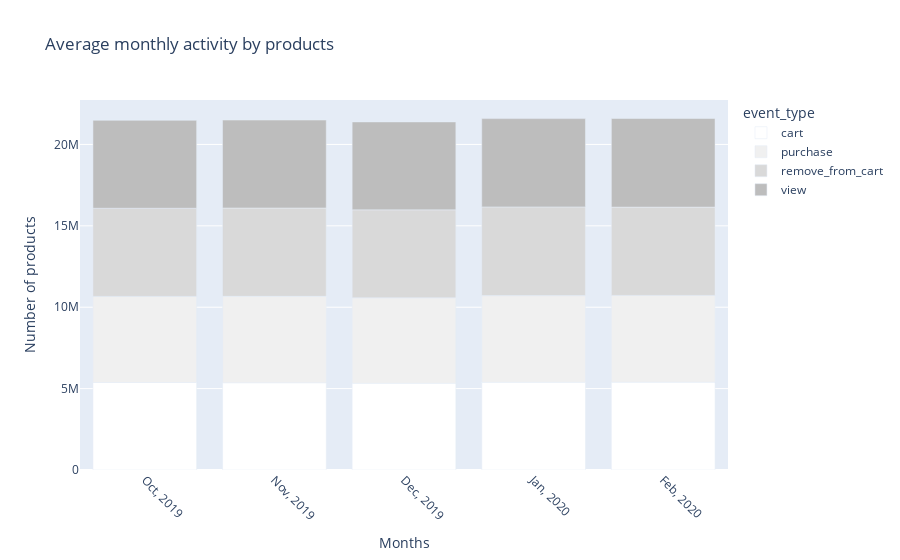

Notebook code for this chart:
### Code cell
fig = px.bar(month_evnt_type['product_id'].unstack(),
      title="Average monthly activity by products",
             labels={"event_time": "Months",
              "value": "Number of products"},
      color_discrete_sequence=px.colors.sequential.Greys)
fig = fig.update_xaxes(type='category', categoryarray= ['10','11','12','1','2']);


fig = fig.update_xaxes(tickangle=45,
                 tickmode = 'array',
                 tickvals = ['10', '11', '12', '1', '2'],
                 ticktext= ['Oct, 2019', 'Nov, 2019', 'Dec, 2019', 'Jan, 2020', 'Feb, 2020'])

fig.show()

### Figure 1 — Plotly figure (JSON) as saved in the notebook; plotly's stock layout.template omitted (floating-point values rounded to 4 significant figures)
{"data": [{"alignmentgroup": "True", "hovertemplate": "event_type=cart<br>Months=%{x}<br>Number of products=%{y}<extra></extra>", "legendgroup": "cart", "marker": {"color": "rgb(255,255,255)"}, "name": "cart", "offsetgroup": "cart", "orientation": "v", "showlegend": true, "textposition": "auto", "type": "bar", "x": [1, 2, 10, 11, 12], "xaxis": "x", "y": [5389000.0, 5394000.0, 5379000.0, 5362000.0, 5327000.0], "yaxis": "y"}, {"alignmentgroup": "True", "hovertemplate": "event_type=purchase<br>Months=%{x}<br>Number of products=%{y}<extra></extra>", "legendgroup": "purchase", "marker": {"color": "rgb(240,240,240)"}, "name": "purchase", "offsetgroup": "purchase", "orientation": "v", "showlegend": true, "textposition": "auto", "type": "bar", "x": [1, 2, 10, 11, 12], "xaxis": "x", "y": [5328000.0, 5330000.0, 5286000.0, 5307000.0, 5255000.0], "yaxis": "y"}, {"alignmentgroup": "True", "hovertemplate": "event_type=remove_from_cart<br>Months=%{x}<br>Number of products=%{y}<extra></extra>", "legendgroup": "remove_from_cart", "marker": {"color": "rgb(217,217,217)"}, "name": "remove_from_cart", "offsetgroup": "remove_from_cart", "orientation": "v", "showlegend": true, "textposition": "auto", "type": "bar", "x": [1, 2, 10, 11, 12], "xaxis": "x", "y": [5444000.0, 5427000.0, 5414000.0, 5427000.0, 5399000.0], "yaxis": "y"}, {"alignmentgroup": "True", "hovertemplate": "event_type=view<br>Months=%{x}<br>Number of products=%{y}<extra></extra>", "legendgroup": "view", "marker": {"color": "rgb(189,189,189)"}, "name": "view", "offsetgroup": "view", "orientation": "v", "showlegend": true, "textposition": "auto", "type": "bar", "x": [1, 2, 10, 11, 12], "xaxis": "x", "y": [5427000.0, 5443000.0, 5402000.0, 5404000.0, 5404000.0], "yaxis": "y"}], "layout": {"barmode": "relative", "legend": {"title": {"text": "event_type"}, "tracegroupgap": 0}, "title": {"text": "Average monthly activity by products"}, "xaxis": {"anchor": "y", "categoryarray": ["10", "11", "12", "1", "2"], "domain": [0, 1], "tickangle": 45, "tickmode": "array", "ticktext": ["Oct, 2019", "Nov, 2019", "Dec, 2019", "Jan, 2020", "Feb, 2020"], "tickvals": ["10", "11", "12", "1", "2"], "title": {"text": "Months"}, "type": "category"}, "yaxis": {"anchor": "x", "domain": [0, 1], "title": {"text": "Number of products"}}}}
